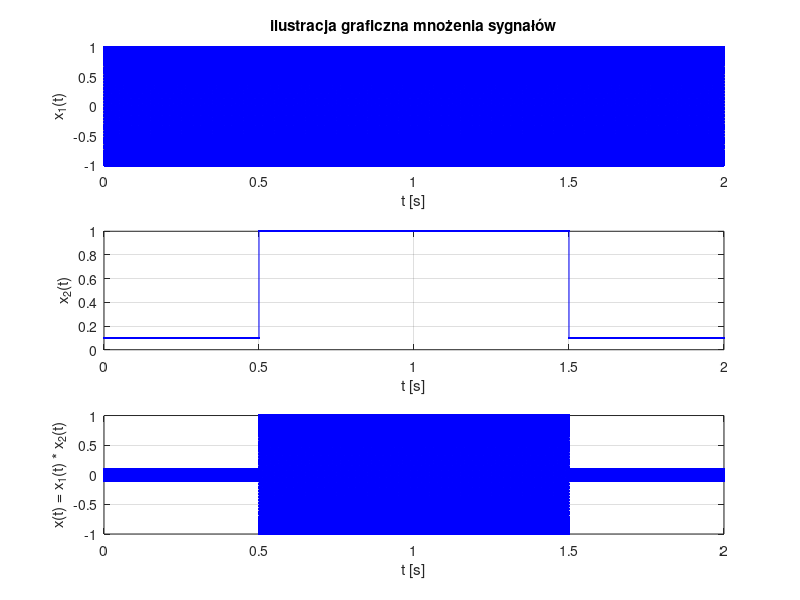

Reproduce this figure in MATLAB.
% m-plik skryptowy: ts_demo_01.m
%
% Teoria sygnalow
% Elektronika, WIEiT, AGH
% 
% Opracowanie: P.Korohoda, 18.10.2022

clc; clear; close all;

dt=1/48000;    t=0:dt:2;   Nt=length(t);       % pseudo-ciagla os czasu;
                                         
x1=cos(2*pi*440*t);                            % sygnal cosinusoidalny x1=x1(t);
x2=ones(1,Nt)*0.1;  x2((t>=0.5)&(t<1.5))=1;    % sygnal prostokątny x2=x2(t);
x=x1.*x2;                                      % iloczyn sygnalow x1(t) oraz x2(t);

% czesc graficzna:
    figure(1); 
        subplot(3,1,1);
            plot(t,x1,'b.-');  grid on;
                xlabel('t [s]'); ylabel('x_1(t)'); title('ilustracja graficzna mnożenia sygnałów'); 
        subplot(3,1,2);
            plot(t,x2,'b.-');  grid on;
                xlabel('t [s]'); ylabel('x_2(t)');
        subplot(3,1,3);
            plot(t,x,'b.-');  grid on;
                xlabel('t [s]'); ylabel('x(t) = x_1(t) * x_2(t)');
% koniec czesci graficznej;                
                
x=x/max(abs(x));                    % normalizacja sygnalu przed wyslaniem do karty dzwiekowej; 
fp=1/dt;   sound(x,fp);             % odsluchanie (porownaj sound z soundsc);


% KONIEC
